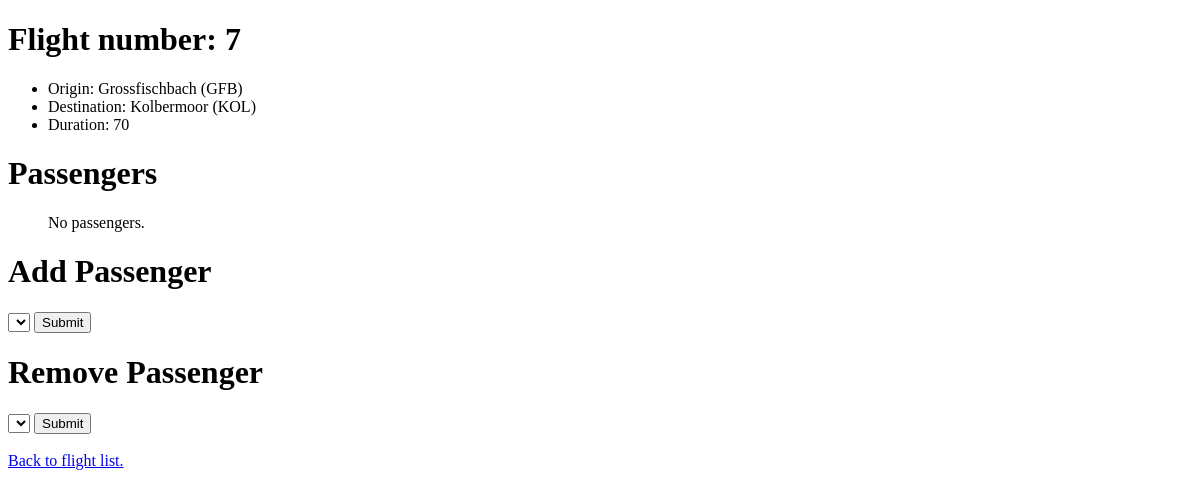
/flights/7, run on an earlier commit of the app's database.
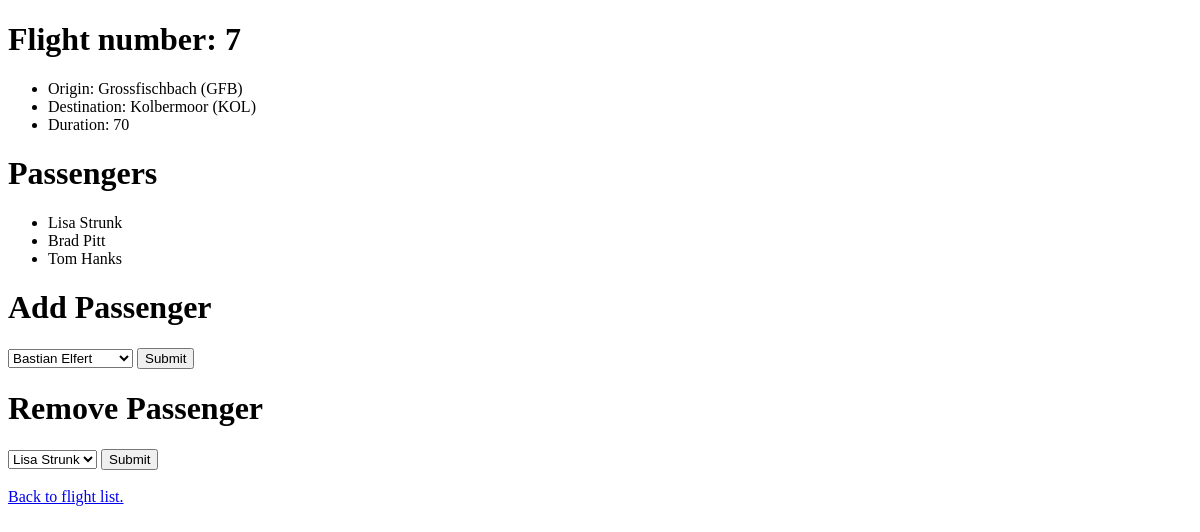
And on a later commit of the database.
### flights/models.py (models this page shows)
class Passenger(models.Model):
    first = models.CharField(max_length=64)
    last = models.CharField(max_length=64)
    flights = models.ManyToManyField(Flight, blank=True, related_name="passengers")
    def __str__(self):
        return f"{self.first} {self.last}"

### flights/views.py (the view)
# urls.py: path("<int:flight_id>", views.flight, name="flight"),
def flight(request, flight_id):
    flight = Flight.objects.get(pk=flight_id)
    return render(request, "flights/flight.html", {
        "flight": flight,
        "passengers": flight.passengers.all(),
        "non_passengers": Passenger.objects.exclude(flights=flight).all()
    })

### flights/models.py (called while the page is built)
    def __str__(self):
        return f"{self.city} ({self.code})"

### flights/templates/flights/flight.html (shortened to what this page needs)
{% extends 'flights/layout.html' %}
{% block body %}
    <div>
        <h1>Flight number: {{ flight.id }}</h1>
        <ul>
            <li>Origin: {{ flight.origin }}</li>
            <li>Destination: {{ flight.destination }}</li>
            <li>Duration: {{ flight.duration }}</li>
        </ul>
        <h1>Passengers</h1>
        <ul>
        {% for passenger in passengers %}
            <li>{{ passenger }}</li>
        {% empty  %}
            No passengers.
        </ul>
        {% endfor %}
    </div>
    <div>
    <h1>Add Passenger</h1>
        <form action="{% url 'flights:book' flight.id %}" method="post">
            <select name="passenger">
                {% for passenger in non_passengers %}
                    <option value="{{ passenger.id }}">{{ passenger }}</option>
                {% endfor %}
            </select>
            <input type="submit">
        </form>
    </div>
    <div>
        <h1>Remove Passenger</h1>
        <form action="{% url 'flights:remove' flight.id %}" method="post">
            <select name="passenger">
                {% for passenger in passengers %}
                    <option value="{{ passenger.id }}">{{ passenger }}</option>
                {% endfor %}
            </select>
            <input type="submit">
        </form>
    </div>
    <div>
        <br>
        <a href="{% url 'flights:index' %}">Back to flight list.</a>
    </div>
{% endblock body %}

What changed in the data, as far as the page shows it:
added Passenger: first+last "Lisa Strunk"
added Passenger: first+last "Brad Pitt"
added Passenger: first+last "Tom Hanks"
Also different on the page:
form field passenger: (not shown) → "Bastian Elfert"
form field passenger: (not shown) → "Lisa Strunk"
text no longer shown: "No passengers."
